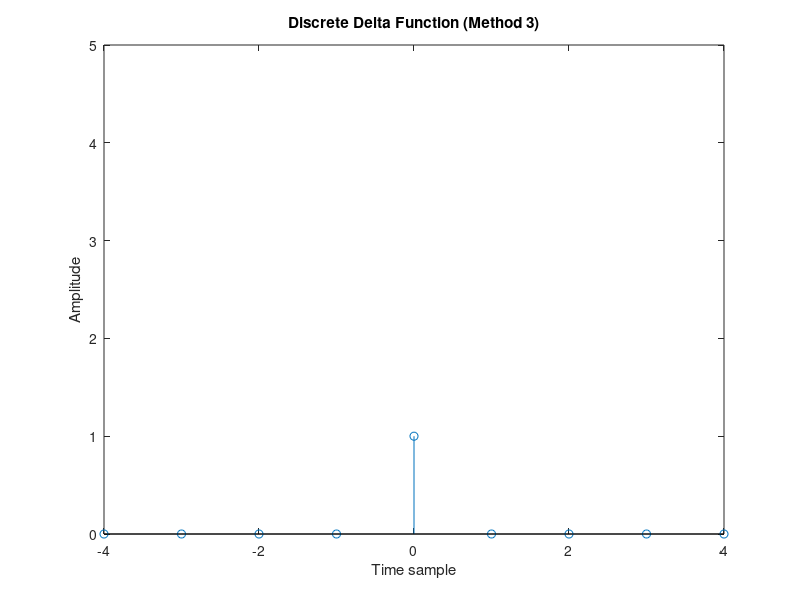

Write MATLAB code to recreate this figure.
%defining range
n = -4:4;

%method 1
delta_n1 = [0,0,0,0,1,0,0,0,0]; %defining delta function
stem(n, delta_n1); %using stem function to plot discrete values
xlabel('Time sample'); %label for x axis
ylabel('Amplitude'); %label for y axis
title('Discrete Delta Function'); %title
axis([-4,4,0,5]); %axis limits
%% 

%method 2
delta_n2 = [zeros(1,4), 1, zeros(1,4)]; %using zeros() to define the number of zeroes
stem(n, delta_n2);
title('Discrete Delta Function (Method 2)');
xlabel('Time sample');
ylabel('Amplitude');
axis([-4,4,0,5]);

%% 
%method 3
delta_n3 = n == 0; %setting value equal to 1 only when n is 0
stem(n, delta_n3);
title('Discrete Delta Function (Method 3)');
xlabel('Time sample');
ylabel('Amplitude');
axis([-4,4,0,5]);
